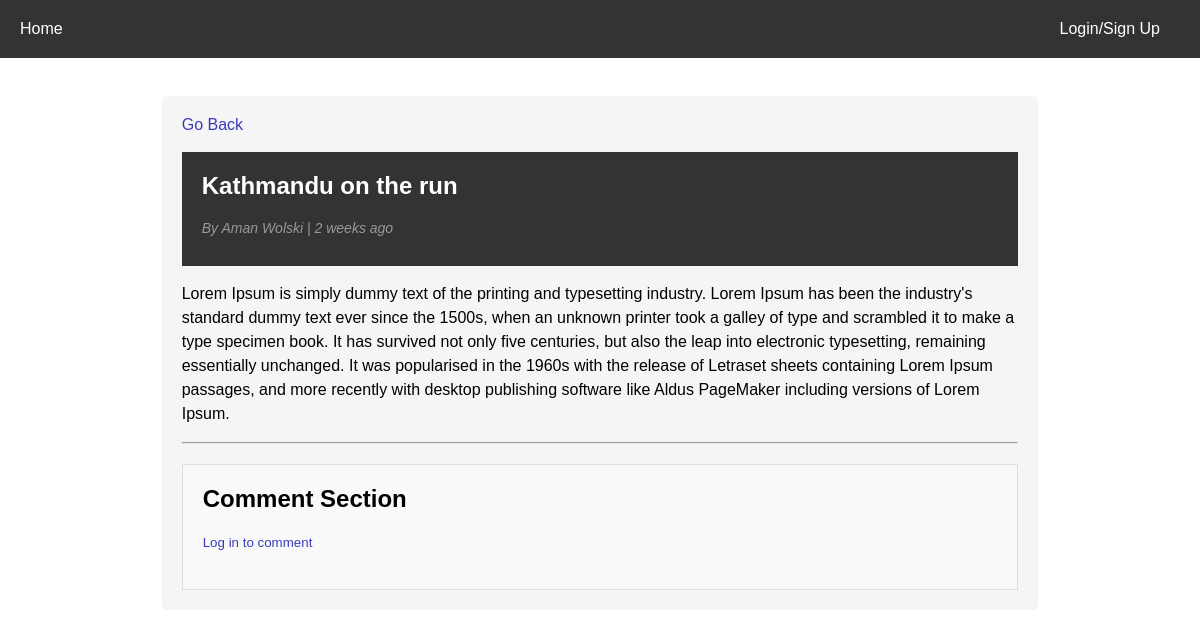
/article/a2fdb5a9-9dca-418a-b2cc-2ea6ddb8f4ea/, run on an earlier commit of the app's database.
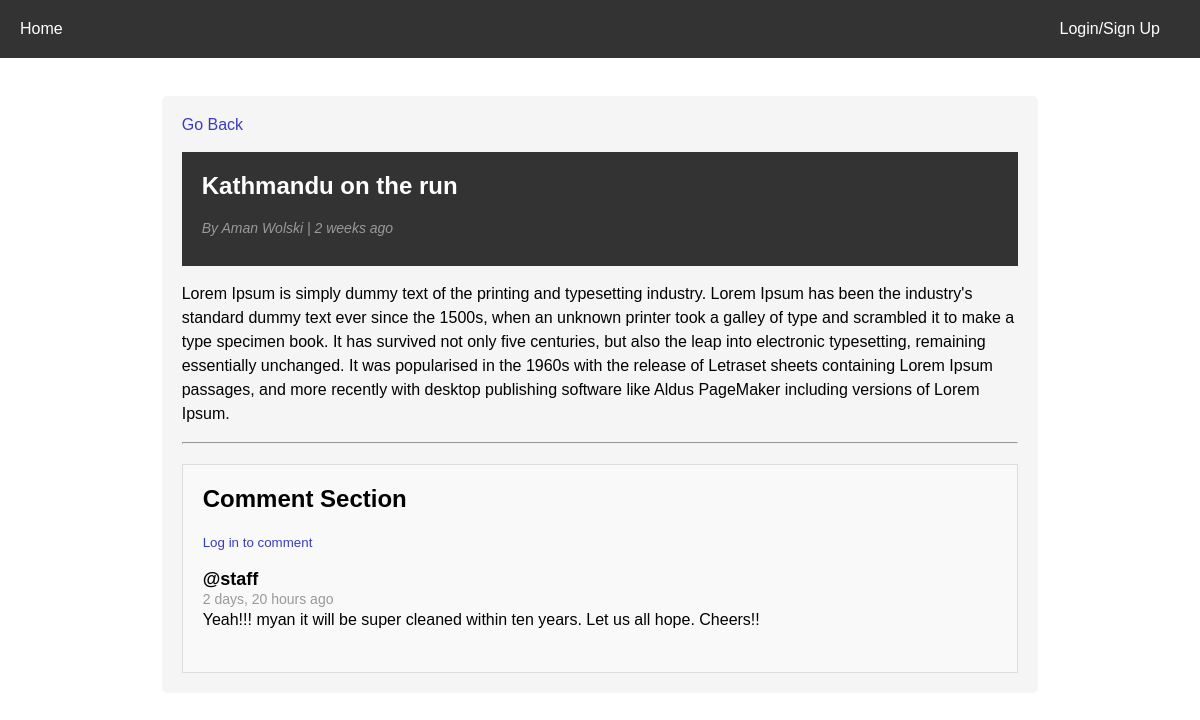
And on a later commit of the database.
### blogs/models.py (models this page shows, shortened)
class Comment(models.Model):
    post = models.ForeignKey(Post,related_name="comments",on_delete=models.CASCADE)
    name = models.ForeignKey(User, on_delete=models.CASCADE)
    body = models.TextField()
    created = models.DateTimeField(auto_now=True)
    id = models.UUIDField(default=uuid.uuid4,unique=True,primary_key=True,editable=False)
    class Meta:
        ordering = ['-created']

### blogs/views.py (the view, shortened to what this page needs)
# urls.py: path('article/<str:pk>/',views.BlogPost,name='detail-article'),
def BlogPost(request,pk):
    post = Post.objects.get(id=pk)
    context = {'post' : post}
    return render(request,'blogs/detail-article.html',context)

### blogs/templates/blogs/detail-article.html (shortened to what this page needs)
{% extends 'base.html' %}
{% block content %}
<main>
<article class="post">
  <a class="" href="{% url 'home' %}">Go Back</a>
  <br>
  <br>
  <header>
    <h1 class="post-title">{{ post.title }}</h1>
    <p class="post-meta">By {{ post.author.first_name }}
        {{ post.author.last_name }} | {{ post.created|timesince}} ago
    </p>
  </header>
<div class="post-content">
<p>{{post.body|safe}}</p>
</div>
<hr>
<div class="comment">
    <h2>Comment Section</h2>
    {% if request.user.is_authenticated %}
    <div class="comment-form">
        <h3>Leave a Comment</h3>
        <form method="POST">
          {% csrf_token %}
          <div class="form-group">
            <textarea id="comment" name="comment" required></textarea>
          </div>
          <br>
          <button type="submit">Post Comment</button>
        </form>
    </div>
    <br>
    {% else %}
    <small><a href="{% url 'login' %}">Log in to comment</a></small>
    <br>
    <br>
    {% endif %}
    {% for comment in post.comments.all %}
    <ul>
      <li>
        <div class="comment-meta">
          <div class="comment-author">
            <h4>@{{comment.name}}</h4>
            <span class="comment-date">{{comment.created|timesince}} ago</span>
          </div>
        </div>
        <p>{{ comment.body }}</p>
      </li>
    </ul>
    {% endfor%}
</div>
</article>
</main>
{% endblock %}

What changed in the data, as far as the page shows it:
added Comment: name "staff", created "2 days, 20 hours", body "Yeah!!! myan it will be super cleaned within ten years. Let us all hope. Cheers!!"
